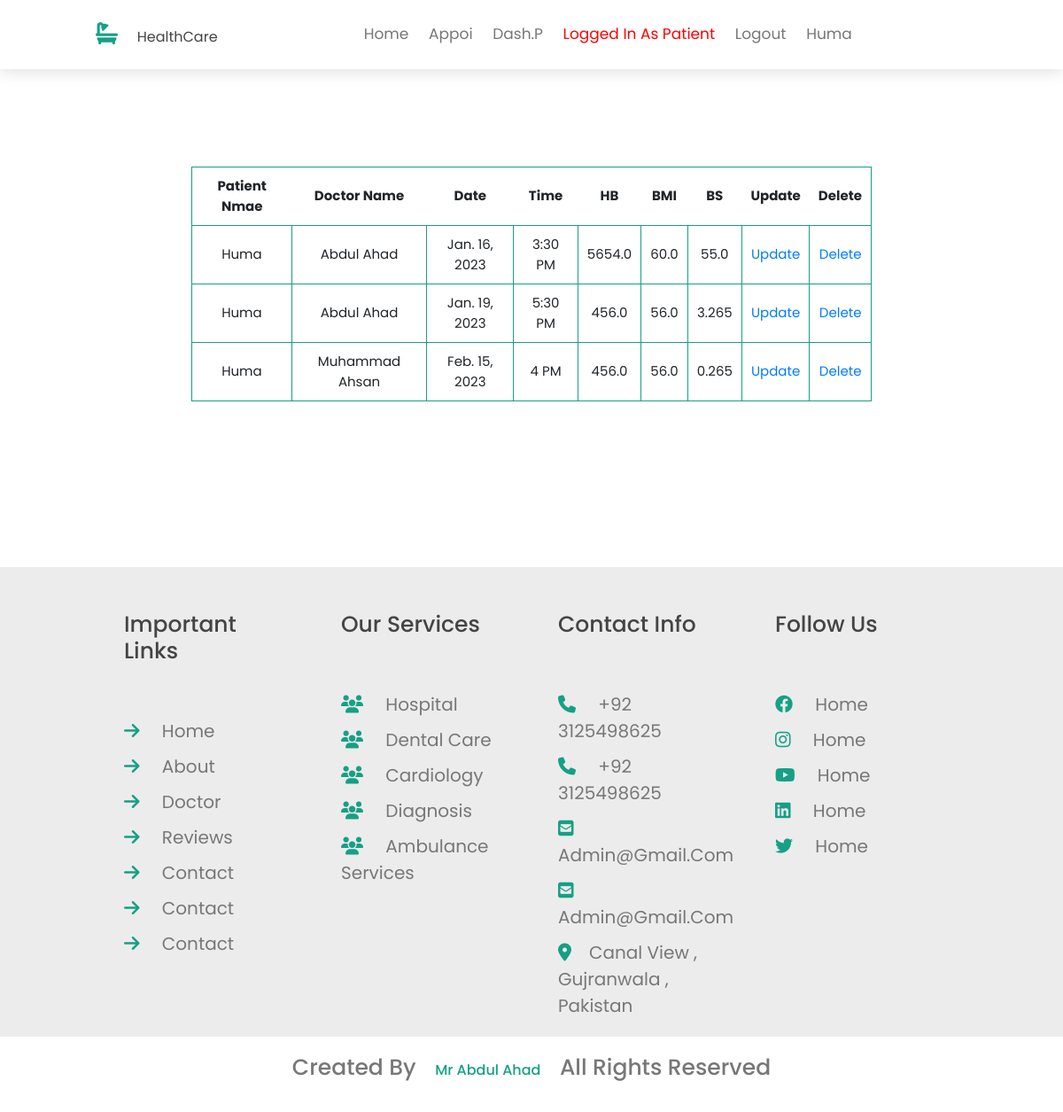
Page /dashboard/ (signed in) on the committed database.
### accounts/models.py (models this page shows, shortened)
class User(AbstractUser):
    m_name = models.CharField(max_length=255)
    father_name = models.CharField(max_length=255)
    email = models.EmailField(max_length=255 , unique=True)
    gender =models.CharField( max_length=100,null=True, blank=True)
    phone = models.CharField(max_length=255)
    address = models.TextField(max_length=300)
    image = models.ImageField(upload_to='profile/',blank=True , null=True)
    blood = models.CharField( max_length=100,null=True, blank=True)
    is_doctor = models.BooleanField(default=False)
    is_patient = models.BooleanField(default=True)
    is_admin = models.BooleanField(default=False)

class Appointment(models.Model):
    TIME_CHOICES=(
        ('3    PM', ' 3    PM'),
        ('3:30 PM', ' 3:30 PM'),
        ('4    PM', ' 4    PM'),
        ('4:30 PM', ' 4:30 PM'),
        ('5    PM', ' 5    PM'),
        ('5:30 PM', ' 5:30 PM'),
        ('6    PM', ' 6    PM'),
        ('6:30 PM', ' 6:30 PM'),
        ('7    PM', ' 7    PM'),
    )
    doctor = models.ForeignKey(Doctor,on_delete=models.CASCADE, null=True,blank=True)
    patient = models.ForeignKey(User,on_delete=models.CASCADE, null=True,blank=True)
    date = models.DateField(auto_now_add=True)
    time = models.CharField(max_length=100 , choices=TIME_CHOICES)
    hb= models.FloatField(max_length=100)
    bs= models.FloatField(max_length=100)
    bmi= models.FloatField(max_length=100)

class Doctor(models.Model):
    Deparment_choices = [
        ('Orthopaedics','Orthopaedics'),
        ('Gynaecology & Obstetrics','Gynaecology & Obstetrics'),
        ('Chest & Vascular','Chest & Vascular'),
        ('Paediatrics & Neonatology','Paediatrics & Neonatology'),
        ('Psychiatry','Psychiatry'),
        ('Accident & Emergency','Accident & Emergency'),
        ('Dental Surgery','Dental Surgery'),
    ]
    user = models.OneToOneField(User, on_delete=models.CASCADE)
    image = models.ImageField(upload_to='doctor-img/')
    deparment = models.CharField(max_length=255,choices=Deparment_choices )
    facebook = models.URLField(max_length=255)
    youtube = models.URLField(max_length=255)
    instagram = models.URLField(max_length=255)
    linkedin = models.URLField(max_length=255)
    twitter = models.URLField(max_length=255)
    def __str__(self):
        return self.user.first_name + " " + self.user.m_name

### pages/views.py (the view)
# urls.py: path('dashboard/', views.dashboardPatiend , name='dashboard' ),
def dashboardPatiend(request):
    object=Appointment.objects.filter(patient=request.user)
    data ={
        'object':object,
    }
    return render(request, 'pages/dashbord.html',data)

### templates/pages/dashbord.html
{% extends 'base.html' %}
{% block content %}
<div class="maindashboard">
    <div class="dash-row">
        {% if object%}
        <table>
            <tr>
                <th>Patient Nmae</th>
                <th>doctor Name</th>
                <th>date</th>
                <th>time</th>
                <th>HB</th>
                <th>BMI</th>
                <th>BS</th>
                <th>update</th>
                <th>delete</th>
            </tr>
            {% for obj in object %}
            <tr>
                <td>{{obj.patient.username}}</td>
                <td>{{obj.doctor}}</td>
                <td>{{obj.date}}</td>
                <td>{{obj.time}}</td>
                <td>{{obj.hb}}</td>
                <td>{{obj.bmi}}</td>
                <td>{{obj.bs}}</td>
                <td><a href="{% url 'appointment_detail' obj.id %} ">update</a></td>
                <td><a href="{% url 'appointmentdelete' obj.id %}">delete</a></td>
            </tr>
            {% endfor %}
        </table>
        {% else %}
        <h1>Record not found</h1>
        {% endif %}
    </div>
</div>
{% endblock %}

### templates/base.html (shortened to what this page needs)
<!DOCTYPE html>
{% load static %}
<html lang="en">
<head>
    <link rel="stylesheet" href="https://cdnjs.cloudflare.com/ajax/libs/font-awesome/6.2.1/css/all.min.css" />
    <link rel="stylesheet" href="https://cdn.jsdelivr.net/npm/bootstrap@4.0.0/dist/css/bootstrap.min.css">
    <link rel="stylesheet" href="{% static 'css/style.css' %}">
</head>
<body>
    <div class="header">
        <a href="" class="logo"><i class="fa fa-bath" aria-hidden="true"></i> <span>HealthCare</span></a>
        <div class="nav-links" id="nav-links">
            <a href="{% url 'home'%}">home</a>
            {% if request.user.is_authenticated %}
                {% if request.user.is_patient %}
                <a href="{% url 'bookappointment'%}">appoi</a>
                <a href="{% url 'dashboard' %}">dash.P</a>
                {% else %}
                <a href="{% url 'dashboardD' %}">dash.D</a>
                {% endif %}
                {% if request.user.is_doctor %}
                <a href="#" style="color:red">Logged in as doctor</a>
                {% else %}
                <a href="#" style="color:red">Logged in as Patient</a>
                {% endif %}
                <a href="{% url 'logout'%}">Logout</a>
                <a href="#">{{request.user.username}}</a>
            {% else %}
                <a href="{% url 'login' %}">Login</a>
                <a href="{% url 'register'%}">Register</a>
            {% endif %}
        </div>
    </div>
{% block content %}
{% endblock  %}
 <div class="footer">
    <div class="foot-roow">
        <div class="foot-col">
            <h1>important links</h1>
            <a href=""><i class="fa-solid fa-arrow-right"></i> home</a>
            <a href=""><i class="fa-solid fa-arrow-right"></i> About</a>
            <a href=""><i class="fa-solid fa-arrow-right"></i> doctor</a>
            <a href=""><i class="fa-solid fa-arrow-right"></i> reviews</a>
            <a href=""><i class="fa-solid fa-arrow-right"></i> contact</a>
            <a href=""><i class="fa-solid fa-arrow-right"></i> contact</a>
            <a href=""><i class="fa-solid fa-arrow-right"></i> contact</a>
        </div>
        <div class="foot-col">
            <h1>our services</h1>
            <a href=""><i class="fa-solid fa-users"></i> hospital</a>
            <a href=""><i class="fa-solid fa-users"></i> dental care</a>
            <a href=""><i class="fa-solid fa-users"></i> cardiology</a>
            <a href=""><i class="fa-solid fa-users"></i> diagnosis</a>
            <a href=""><i class="fa-solid fa-users"></i> Ambulance services</a>
        </div>
        <div class="foot-col">
            <h1>contact info</h1>
            <a href=""><i class="fa-solid fa-phone"></i> +92 3125498625</a>
            <a href=""><i class="fa-solid fa-phone"></i> +92 3125498625</a>
            <a href=""><i class="fa-solid fa-envelope-square"></i> Admin@gmail.com</a>
            <a href=""><i class="fa-solid fa-envelope-square"></i>Admin@gmail.com</a>
            <a href=""><i class="fa-solid fa-location-dot"></i>canal view , gujranwala , pakistan</a>
        </div>
        <div class="foot-col">
            <h1>follow us</h1>
            <a href=""><i class="fa-brands fa-facebook"></i></i> home</a>
            <a href=""><i class="fa-brands fa-instagram"></i></i> home</a>
            <a href=""><i class="fa-brands fa-youtube"></i></i> home</a>
            <a href=""><i class="fa-brands fa-linkedin"></i></i> home</a>
            <a href=""><i class="fa-brands fa-twitter"></i></i> home</a>
        </div>
    </div>
    <div class="credits">
        <h1>Created by <span> mr Abdul Ahad</span> all rights reserved</h1>
    </div>
</div>
</body>
</html>

### static/css/style.css (style rules this page uses)
:root { --green:#16a085; --black:#444; --light-color:#777; --box-shadow: 0.5rem 0.2rem 1rem rgba(22,160,33,0.2); --text-shadow: 0.4rem 0.4rem 0 rgba(0,0,0,0.2); --border: .2rem solid var(--green); }
* { margin: 0; padding: 0; box-sizing: border-box; list-style: none; text-decoration: none; font-family: 'Poppins', sans-serif; border: none; outline: none; text-transform: capitalize; transition: all 0.5 ease-out ; -webkit-transition: all 0.5 ease-out ; -moz-transition: all 0.5 ease-out ; -ms-transition: all 0.5 ease-out ; -o-transition: all 0.5 ease-out ; }
html { font-size: 62.5%; scroll-padding-top: 1rem; scroll-behavior: smooth; overflow-x: hidden; }
.header { padding: 2rem 9%; position: fixed; top: 0; left: 0; right: 0; z-index: 1000; display: flex; justify-content:space-between; align-items:center; box-shadow: 0 0.5rem 1.5rem rgba(0, 0, 0, 0.1); background-color: #fff; }
.header .logo { font-size: 2.5rem; color:var(--black) }
.header .logo i { color:var(--green) }
.nav-links a { font-size:1.7rem; color:var(--light-color); margin-left: 2rem; }
.footer { width: 100%; background-color: rgba(211, 211, 211, 0.438); }
.foot-roow { width: 80%; display:grid; grid-template-columns: repeat(auto-fit , minmax(22rem,1fr) ); gap:2rem; margin: auto; }
.foot-roow .foot-col { margin: 0 20px; }
.foot-roow .foot-col h1 { padding:50px 0; color:var(--black); }
.foot-roow .foot-col a { display:block; color:var(--light-color); font-size:20px; margin: 10px 0; }
.foot-roow .foot-col a i { color:var(--green); padding-right:20px }
.credits { text-align:center; font-size:12px; padding:20px 0px; margin:10px 0; color:var(--light-color); background-color: #fff; }
.credits span { color:var(--green); }
.other a,span { padding:5px 15px; font-size:16px; margin:20px 0; }
.maindashboard { width:100%; }
.dash-row { width: 80%; height: 80vh; border-top:1px solid red; display:flex; align-items: center; justify-content: center; margin: 0 auto; text-align: center; }
.dash-row table { width: 80%; border:1px solid var(--green) ; }
.dash-row table th,td { padding: 10px; font-size: 15px; }
.dash-row td { border: 1px solid var(--green); }

### rows in the picture
User: user.username "Huma"
Appointment: patient.username "Huma", doctor "Abdul Ahad", date "Jan. 16, 2023", time "3:30 PM", hb "5654.0", bmi "60.0", bs "55.0"
Appointment: patient.username "Huma", doctor "Abdul Ahad", date "Jan. 19, 2023", time "5:30 PM", hb "456.0", bmi "56.0", bs "3.265"
Appointment: patient.username "Huma", doctor "Muhammad Ahsan", date "Feb. 15, 2023", time "4 PM", hb "456.0", bmi "56.0", bs "0.265"
